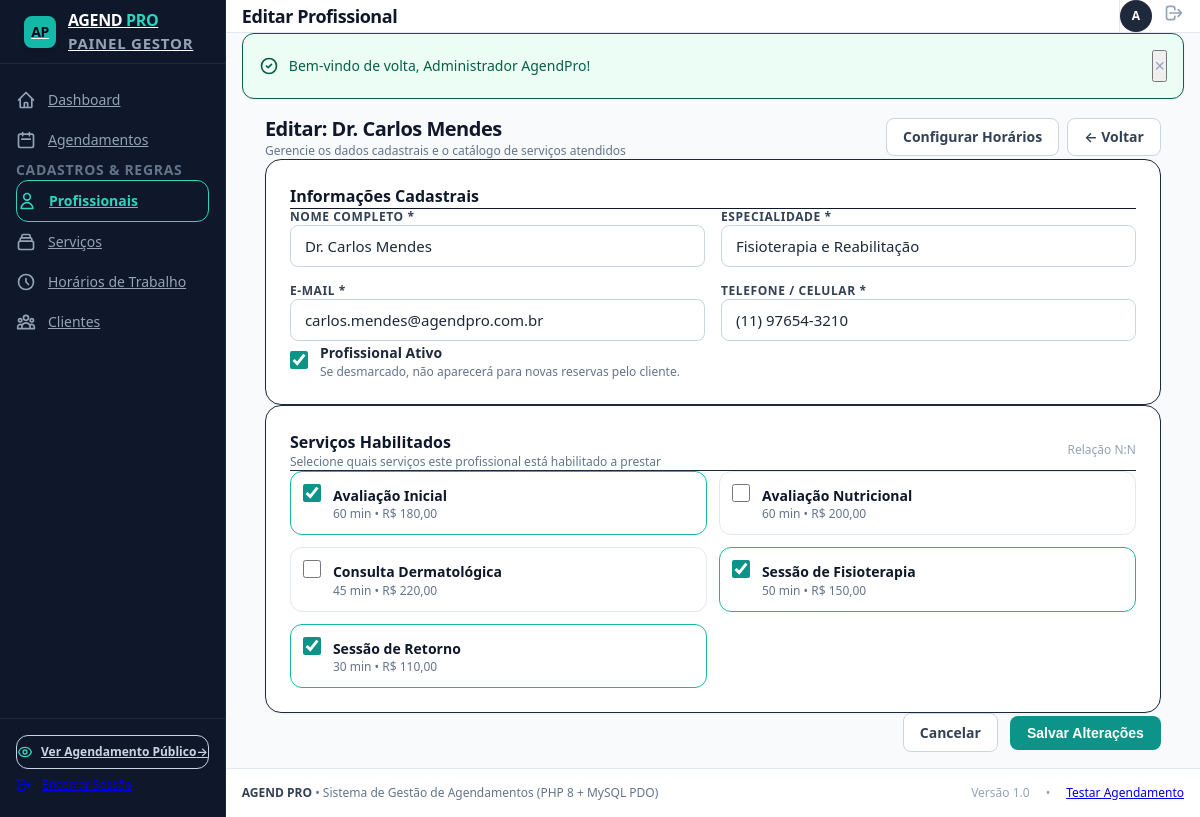
The app's page /admin/profissionais/editar.php?id=2 (signed in) with its own data.
### tables this page shows
CREATE TABLE IF NOT EXISTS `profissionais` (
  `id` INT AUTO_INCREMENT PRIMARY KEY,
  `nome` VARCHAR(100) NOT NULL,
  `email` VARCHAR(150) NOT NULL,
  `telefone` VARCHAR(20) NOT NULL,
  `especialidade` VARCHAR(100) NOT NULL,
  `ativo` TINYINT(1) NOT NULL DEFAULT 1,
  `created_at` TIMESTAMP DEFAULT CURRENT_TIMESTAMP,
  `updated_at` TIMESTAMP DEFAULT CURRENT_TIMESTAMP ON UPDATE CURRENT_TIMESTAMP,
  INDEX `idx_prof_ativo` (`ativo`),
  INDEX `idx_prof_nome` (`nome`)
);

CREATE TABLE IF NOT EXISTS `servicos` (
  `id` INT AUTO_INCREMENT PRIMARY KEY,
  `nome` VARCHAR(100) NOT NULL,
  `descricao` TEXT NULL,
  `duracao_minutos` INT NOT NULL,
  `preco` DECIMAL(10,2) NOT NULL,
  `ativo` TINYINT(1) NOT NULL DEFAULT 1,
  `created_at` TIMESTAMP DEFAULT CURRENT_TIMESTAMP,
  `updated_at` TIMESTAMP DEFAULT CURRENT_TIMESTAMP ON UPDATE CURRENT_TIMESTAMP,
  INDEX `idx_servico_ativo` (`ativo`)
);

### includes/functions.php (called while the page is built, shortened)
<?php
function sanitize(?string $value): string
{
    return htmlspecialchars(trim($value), ENT_QUOTES, 'UTF-8');
}
function formatMoney(float $amount): string
{
    return 'R$ ' . number_format($amount, 2, ',', '.');
}

### admin/profissionais/editar.php (the view, shortened to what this page needs)
<?php
require_once __DIR__ . '/../../includes/functions.php';
$pdo = getDBConnection();
$id = (int)($_GET['id'] ?? 0);
$stmt = $pdo->prepare("SELECT * FROM `profissionais` WHERE id = :id LIMIT 1");
$stmt->execute([':id' => $id]);
$profissional = $stmt->fetch();
$stmtTodosServicos = $pdo->query("SELECT id, nome, duracao_minutos, preco FROM `servicos` ORDER BY nome ASC");
$todosServicos = $stmtTodosServicos->fetchAll();
$stmtVinculados = $pdo->prepare("SELECT servico_id FROM `profissional_servicos` WHERE profissional_id = :id");
$stmtVinculados->execute([':id' => $id]);
$servicosVinculados = $stmtVinculados->fetchAll(PDO::FETCH_COLUMN);
$nome = $profissional['nome'];
$email = $profissional['email'];
$telefone = $profissional['telefone'];
$especialidade = $profissional['especialidade'];
$ativo = (int)$profissional['ativo'];
$servicosSelecionados = $servicosVinculados;
include __DIR__ . '/../../includes/header.php';
?>
<div class="max-w-4xl mx-auto space-y-6">
    <div class="flex items-center justify-between">
        <div>
            <h2 class="text-xl font-bold text-slate-900 tracking-tight">Editar: <?= sanitize($profissional['nome']) ?></h2>
            <p class="text-xs text-slate-500 mt-0.5">Gerencie os dados cadastrais e o catálogo de serviços atendidos</p>
        </div>
        <div class="flex items-center gap-2">
            <a href="/admin/horarios/configurar.php?profissional_id=<?= $id ?>" class="btn btn-secondary text-sm">
                Configurar Horários
            </a>
            <a href="/admin/profissionais/index.php" class="btn btn-secondary text-sm">
                &larr; Voltar
            </a>
        </div>
    </div>
    <form method="POST" action="/admin/profissionais/editar.php?id=<?= $id ?>" class="space-y-6">
        <div class="bg-white p-6 rounded-2xl border border-slate-200/80 shadow-sm space-y-4">
            <h3 class="font-bold text-slate-900 text-base border-b border-slate-100 pb-3">Informações Cadastrais</h3>
            <div class="grid grid-cols-1 sm:grid-cols-2 gap-4">
                <div>
                    <label for="nome" class="block text-xs font-semibold text-slate-700 uppercase tracking-wider mb-1.5">Nome Completo *</label>
                    <input type="text" id="nome" name="nome" value="<?= sanitize($nome) ?>" required class="text-sm">
                </div>
                <div>
                    <label for="especialidade" class="block text-xs font-semibold text-slate-700 uppercase tracking-wider mb-1.5">Especialidade *</label>
                    <input type="text" id="especialidade" name="especialidade" value="<?= sanitize($especialidade) ?>" required class="text-sm">
                </div>
                <div>
                    <label for="email" class="block text-xs font-semibold text-slate-700 uppercase tracking-wider mb-1.5">E-mail *</label>
                    <input type="email" id="email" name="email" value="<?= sanitize($email) ?>" required class="text-sm">
                </div>
                <div>
                    <label for="telefone" class="block text-xs font-semibold text-slate-700 uppercase tracking-wider mb-1.5">Telefone / Celular *</label>
                    <input type="tel" id="telefone" name="telefone" value="<?= sanitize($telefone) ?>" required class="text-sm">
                </div>
            </div>
            <div class="pt-2">
                <label class="flex items-center gap-3 cursor-pointer">
                    <input type="checkbox" name="ativo" value="1" <?= $ativo === 1 ? 'checked' : '' ?>>
                    <div>
                        <span class="text-sm font-semibold text-slate-800">Profissional Ativo</span>
                        <p class="text-xs text-slate-500">Se desmarcado, não aparecerá para novas reservas pelo cliente.</p>
                    </div>
                </label>
            </div>
        </div>
        <div class="bg-white p-6 rounded-2xl border border-slate-200/80 shadow-sm space-y-4">
            <div class="flex items-center justify-between border-b border-slate-100 pb-3">
                <div>
                    <h3 class="font-bold text-slate-900 text-base">Serviços Habilitados</h3>
                    <p class="text-xs text-slate-500">Selecione quais serviços este profissional está habilitado a prestar</p>
                </div>
                <span class="text-xs text-slate-400">Relação N:N</span>
            </div>
            <?php if (empty($todosServicos)): ?>
                <p class="text-sm text-slate-400 py-2">Nenhum serviço cadastrado.</p>
            <?php else: ?>
                <div class="grid grid-cols-1 sm:grid-cols-2 gap-3">
                    <?php foreach ($todosServicos as $s): ?>
                        <label class="flex items-start gap-3 p-3 rounded-xl border <?= in_array((int)$s['id'], $servicosSelecionados, true) ? 'border-teal-500 bg-teal-50/20' : 'border-slate-200' ?> hover:border-teal-400 hover:bg-teal-50/30 transition-colors cursor-pointer">
                            <input type="checkbox" name="servicos[]" value="<?= $s['id'] ?>" <?= in_array((int)$s['id'], $servicosSelecionados, true) ? 'checked' : '' ?> class="mt-0.5">
                            <div>
                                <span class="text-sm font-semibold text-slate-900"><?= sanitize($s['nome']) ?></span>
                                <div class="text-xs text-slate-500 mt-0.5">
                                    <?= $s['duracao_minutos'] ?> min &bull; <?= formatMoney((float)$s['preco']) ?>
                                </div>
                            </div>
                        </label>
                    <?php endforeach; ?>
                </div>
            <?php endif; ?>
        </div>
        <div class="flex items-center justify-end gap-3 pt-2">
            <a href="/admin/profissionais/index.php" class="btn btn-secondary">Cancelar</a>
            <button type="submit" class="btn btn-primary">Salvar Alterações</button>
        </div>
    </form>
</div>
<?php include __DIR__ . '/../../includes/footer.php'; ?>

### assets/css/style.css (style rules this page uses)
:root { --font-sans: system-ui, -apple-system, BlinkMacSystemFont, 'Segoe UI', Roboto, Helvetica, Arial, sans-serif; --color-primary: #0d9488; --color-primary-hover: #0f766e; --color-primary-light: #ccfbf1; --color-bg-dark: #0f172a; --color-card-dark: #1e293b; --color-border-dark: #334155; }
*, *::before, *::after { box-sizing: border-box; margin: 0; padding: 0; }
body { font-family: var(--font-sans); font-size: 15px; line-height: 1.5; color: #1e293b; background-color: #f8fafc; min-height: 100vh; -webkit-font-smoothing: antialiased; }
.flex { display: flex; }
.grid { display: grid; }
.block { display: block; }
.flex-col { flex-direction: column; }
.items-center { align-items: center; }
.items-start { align-items: flex-start; }
.justify-between { justify-content: space-between; }
.justify-end { justify-content: flex-end; }
.gap-2 { gap: 0.5rem; }
.gap-3 { gap: 0.75rem; }
.gap-4 { gap: 1rem; }
.grid-cols-1 { grid-template-columns: repeat(1, minmax(0, 1fr)); }
@media (min-width: 640px) { .sm\:grid-cols-2 { grid-template-columns: repeat(2, minmax(0, 1fr)); } }
.max-w-4xl { max-width: 56rem; }
.min-h-screen { min-height: 100vh; }
.mx-auto { margin-left: auto; margin-right: auto; }
.p-3 { padding: 0.75rem; }
.p-6 { padding: 1.5rem; }
.border { border-width: 1px; border-style: solid; }
.border-b { border-bottom-width: 1px; border-bottom-style: solid; }
.rounded-xl { border-radius: 0.75rem; }
.rounded-2xl { border-radius: 1rem; }
.bg-white { background-color: #ffffff; }
.bg-slate-50 { background-color: #f8fafc; }
.text-slate-400 { color: #94a3b8; }
.text-slate-500 { color: #64748b; }
.text-slate-700 { color: #334155; }
.text-slate-800 { color: #1e293b; }
.text-slate-900 { color: #0f172a; }
.border-slate-200 { border-color: #e2e8f0; }
.border-teal-500 { border-color: #14b8a6; }
.text-xs { font-size: 0.75rem; line-height: 1rem; }
.text-sm { font-size: 0.875rem; line-height: 1.25rem; }
.text-base { font-size: 1rem; line-height: 1.5rem; }
.text-xl { font-size: 1.25rem; line-height: 1.75rem; }
.font-semibold { font-weight: 600; }
.font-bold { font-weight: 700; }
.uppercase { text-transform: uppercase; }
.tracking-wider { letter-spacing: 0.05em; }
.tracking-tight { letter-spacing: -0.025em; }
.shadow-sm { box-shadow: 0 1px 2px 0 rgba(0, 0, 0, 0.05); }
input[type="text"], input[type="email"], input[type="password"], input[type="date"], input[type="time"], input[type="tel"], input[type="number"], select, textarea { width: 100%; padding: 0.625rem 0.875rem; font-size: 0.9375rem; font-family: inherit; color: #1e293b; background-color: #ffffff; border: 1px solid #cbd5e1; border-radius: 0.5rem; outline: none; transition: border-color 0.15s ease, box-shadow 0.15s ease; }
input[type="checkbox"], input[type="radio"] { width: 1.125rem; height: 1.125rem; accent-color: #0d9488; cursor: pointer; }
.btn { display: inline-flex; align-items: center; justify-content: center; gap: 0.5rem; padding: 0.5rem 1rem; font-size: 0.875rem; font-weight: 600; border-radius: 0.5rem; border: 1px solid transparent; cursor: pointer; text-decoration: none; transition: all 0.15s ease; white-space: nowrap; }
.btn-primary { background-color: #0d9488; color: #ffffff; }
.btn-secondary { background-color: #ffffff; color: #334155; border-color: #cbd5e1; }
.cursor-pointer { cursor: pointer; }

### records on screen
profissionais: nome "Dr. Carlos Mendes", especialidade "Fisioterapia e Reabilitação", email "carlos.mendes@agendpro.com.br", telefone "(11) 97654-3210", ativo "☑"
servicos: id "☑", nome "Avaliação Inicial", duracao_minutos "60", preco "R$ 180,00"
servicos: nome "Avaliação Nutricional", duracao_minutos "60", preco "R$ 200,00"
servicos: nome "Consulta Dermatológica", duracao_minutos "45", preco "R$ 220,00"
servicos: id "☑", nome "Sessão de Fisioterapia", duracao_minutos "50", preco "R$ 150,00"
servicos: id "☑", nome "Sessão de Retorno", duracao_minutos "30", preco "R$ 110,00"

### other values on screen
$pageTitle "Editar Profissional"
substr($authUser['nome'] ?? 'A', 0, 1) "A"
$flash['message'] "Bem-vindo de volta, Administrador AgendPro!"
